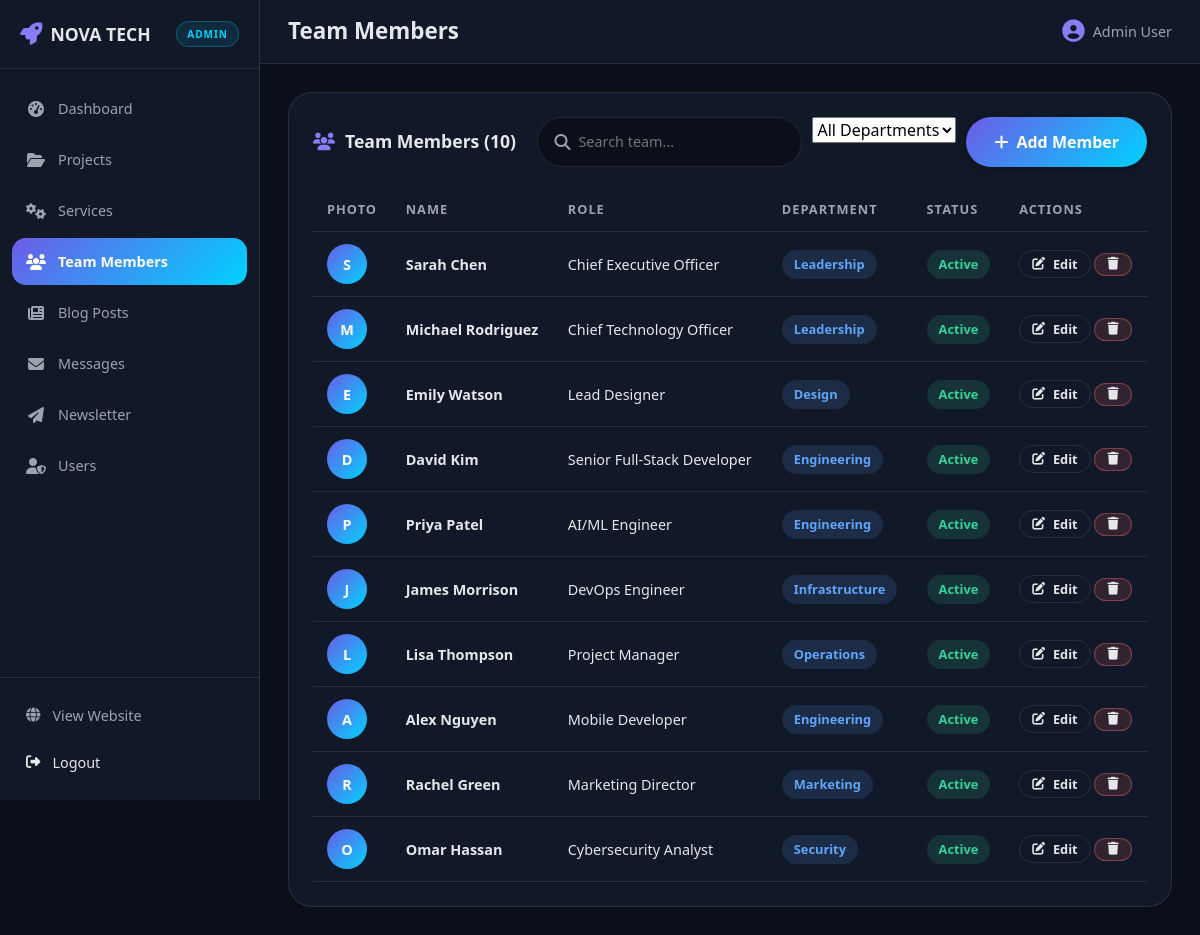
/admin/team.php (signed in), run on the app's committed database.
### tables this page shows
CREATE TABLE IF NOT EXISTS team_members (
    id INT AUTO_INCREMENT PRIMARY KEY,
    full_name VARCHAR(150) NOT NULL,
    role VARCHAR(200) NOT NULL,
    department VARCHAR(100) DEFAULT 'General',
    bio TEXT,
    photo VARCHAR(500) DEFAULT NULL,
    email VARCHAR(255) DEFAULT NULL,
    phone VARCHAR(30) DEFAULT NULL,
    skills JSON,
    social_links JSON,
    is_active TINYINT(1) DEFAULT 1,
    sort_order INT DEFAULT 0,
    created_at TIMESTAMP DEFAULT CURRENT_TIMESTAMP,
    updated_at TIMESTAMP DEFAULT CURRENT_TIMESTAMP ON UPDATE CURRENT_TIMESTAMP,
    INDEX idx_department (department),
    INDEX idx_active (is_active)
);

### includes/functions.php (called while the page is built, shortened)
<?php
function sanitize($input) {
    return htmlspecialchars(trim($input), ENT_QUOTES, 'UTF-8');
}
function fetch_all($pdo, $sql, $params = []) {
    $stmt = $pdo->prepare($sql);
    $stmt->execute($params);
    return $stmt->fetchAll();
}

### admin/team.php (the view, shortened to what this page needs)
<?php
require_once __DIR__ . '/../config/database.php';
require_once __DIR__ . '/../includes/functions.php';
$search = trim($_GET['search'] ?? '');
$where = []; $params = [];
$where_sql = $where ? 'WHERE '.implode(' AND ', $where) : '';
$members = fetch_all($pdo, "SELECT * FROM team_members $where_sql ORDER BY sort_order ASC, id ASC", $params);
include __DIR__ . '/includes/layout_start.php';
?>
<div class="admin-panel">
    <div class="admin-panel__tools">
        <h2 class="admin-panel__title" style="margin:0;"><i class="fas fa-users"></i> Team Members (<?= count($members) ?>)</h2>
        <div style="display:flex;gap:10px;flex-wrap:wrap;">
            <form method="GET" class="admin-search">
                <i class="fas fa-search"></i>
                <input type="text" name="search" placeholder="Search team..." value="<?= sanitize($search) ?>">
            </form>
            <form method="GET">
                <select name="department" class="admin-filter" onchange="this.form.submit()">
                    <option value="">All Departments</option>
                </select>
            </form>
            <button class="btn btn--primary" onclick="openModal('teamModal')"><i class="fas fa-plus"></i> Add Member</button>
        </div>
    </div>
    <div class="admin-table-wrap">
        <table class="admin-table">
            <thead>
                <tr><th>Photo</th><th>Name</th><th>Role</th><th>Department</th><th>Status</th><th>Actions</th></tr>
            </thead>
            <tbody>
            <?php if (empty($members)): ?>
                <tr><td colspan="6" style="text-align:center;padding:30px;color:var(--color-text-muted);">No team members found.</td></tr>
            <?php else: ?>
                <?php foreach ($members as $m): ?>
                <tr>
                    <td>
                        <?php if ($m['photo']): ?>
                            <img src="<?= base_url('uploads/team/' . $m['photo']) ?>" alt="<?= sanitize($m['full_name']) ?>">
                        <?php else: ?>
                            <span class="avatar-circle"><?= strtoupper(substr($m['full_name'], 0, 1)) ?></span>
                        <?php endif; ?>
                    </td>
                    <td><strong><?= sanitize($m['full_name']) ?></strong></td>
                    <td><?= sanitize($m['role']) ?></td>
                    <td><span class="badge badge--active"><?= sanitize($m['department']) ?></span></td>
                    <td><?= $m['is_active'] ? '<span class="badge badge--done">Active</span>' : '<span class="badge badge--pending">Hidden</span>' ?></td>
                    <td>
                        <button class="btn btn--ghost btn--sm" onclick="editMember(<?= $m['id'] ?>)"><i class="fas fa-edit"></i> Edit</button>
                        <form method="POST" onsubmit="return confirm('Delete this member?')" style="display:inline;">
                            <button type="submit" class="btn btn--danger btn--sm"><i class="fas fa-trash"></i></button>
                        </form>
                    </td>
                </tr>
                <?php endforeach; ?>
            <?php endif; ?>
            </tbody>
        </table>
    </div>
</div>
<?php include __DIR__ . '/includes/layout_end.php'; ?>

### css/style.css (style rules this page uses)
:root { --color-primary: #6c5ce7; --color-primary-dark: #5a4bd1; --color-primary-light: #8b7cf6; --color-accent: #00d2ff; --color-accent-2: #ff6b6b; --color-bg: #0b0f1a; --color-bg-2: #111827; --color-bg-3: #1a2234; --color-text: #e5e7eb; --color-text-muted: #9ca3af; --color-border: rgba(255, 255, 255, 0.1); --color-white: #ffffff; --gradient-primary: linear-gradient(135deg, var(--color-primary), var(--color-accent)); --gradient-text: linear-gradient(90deg, var(--color-primary-light), var(--color-accent)); --shadow-sm: 0 2px 8px rgba(0, 0, 0, 0.25); --shadow-md: 0 8px 24px rgba(0, 0, 0, 0.3); --shadow-lg: 0 16px 48px rgba(0, 0, 0, 0.4); --container-max: 1200px; --radius-sm: 8px; --radius-md: 14px; --radius-lg: 24px; --radius-full: 999px; --font-sans: 'Segoe UI', -apple-system, BlinkMacSystemFont, Roboto, Helvetica, Arial, sans-serif; --size-xs: 0.8rem; --size-sm: 0.9rem; --size-base: 1rem; --size-lg: 1.1rem; --size-xl: 1.4rem; --size-2xl: 2rem; --size-3xl: 2.8rem; --transition: all 0.3s ease; }
*, *::before, *::after { margin: 0; padding: 0; box-sizing: border-box; }
html { scroll-behavior: smooth; scroll-padding-top: 90px; }
body { font-family: var(--font-sans); background-color: var(--color-bg); color: var(--color-text); line-height: 1.6; overflow-x: hidden; }
button { font-family: inherit; cursor: pointer; border: none; background: none; color: inherit; }
input, textarea, select { font-family: inherit; font-size: var(--size-base); }
h1, h2, h3, h4, h5, h6 { line-height: 1.2; font-weight: 700; }
.btn { display: inline-flex; align-items: center; justify-content: center; gap: 8px; padding: 14px 28px; font-size: var(--size-base); font-weight: 600; border-radius: var(--radius-full); transition: var(--transition); white-space: nowrap; text-align: center; }
.btn--primary { background: var(--gradient-primary); color: var(--color-white); box-shadow: var(--shadow-sm); }
.btn--ghost { color: var(--color-text); border: 1px solid var(--color-border); }
.btn--sm { padding: 9px 20px; font-size: var(--size-sm); }
.badge { display: inline-block; padding: 4px 12px; font-size: var(--size-xs); font-weight: 600; border-radius: var(--radius-full); }
.badge--done { color: #34d399; background: rgba(52, 211, 153, 0.14); }
.badge--active { color: #60a5fa; background: rgba(96, 165, 250, 0.14); }

### css/animations.css (style rules this page uses)
.btn { position: relative; overflow: hidden; }
.btn::after { content: ""; position: absolute; top: 0; left: -100%; width: 60%; height: 100%; background: linear-gradient(90deg, transparent, rgba(255, 255, 255, 0.25), transparent); transform: skewX(-20deg); transition: left 0.5s ease; }

### admin/css/admin.css (style rules this page uses)
.admin-body { background: var(--color-bg); color: var(--color-text); min-height: 100vh; }
.admin-panel { background: var(--color-bg-2); border: 1px solid var(--color-border); border-radius: var(--radius-lg); padding: 24px; margin-bottom: 24px; }
.admin-panel__title { font-size: var(--size-lg); margin-bottom: 18px; display: flex; align-items: center; gap: 10px; }
.admin-panel__title i { color: var(--color-primary-light); }
.admin-panel__tools { display: flex; align-items: center; justify-content: space-between; flex-wrap: wrap; gap: 12px; margin-bottom: 20px; }
.admin-search { display: flex; align-items: center; gap: 8px; background: var(--color-bg); border: 1px solid var(--color-border); border-radius: var(--radius-full); padding: 8px 16px; min-width: 260px; }
.admin-search i { color: var(--color-text-muted); }
.admin-search input { flex: 1; background: none; border: none; outline: none; color: var(--color-text); font-size: var(--size-sm); }
.admin-table-wrap { overflow-x: auto; }
.admin-table { width: 100%; min-width: 620px; border-collapse: collapse; }
.admin-table th, .admin-table td { padding: 12px 14px; text-align: left; border-bottom: 1px solid var(--color-border); font-size: var(--size-sm); vertical-align: middle; }
.admin-table th { font-size: var(--size-xs); font-weight: 700; letter-spacing: 1px; text-transform: uppercase; color: var(--color-text-muted); white-space: nowrap; }
.admin-table tbody tr { transition: background 0.2s ease; }
.admin-table .btn--sm { padding: 4px 12px; font-size: var(--size-xs); }
.admin-table .avatar-circle { width: 40px; height: 40px; border-radius: 50%; display: inline-flex; align-items: center; justify-content: center; font-weight: 700; color: var(--color-white); background: var(--gradient-primary); }
.btn--danger { background: rgba(255, 107, 107, 0.14); color: var(--color-warm); border: 1px solid rgba(255, 107, 107, 0.4); }

### data on the page
team_members: full_name "S", full_name "Sarah Chen", role "Chief Executive Officer", department "Leadership", is_active "Active"
team_members: full_name "M", full_name "Michael Rodriguez", role "Chief Technology Officer", department "Leadership", is_active "Active"
team_members: full_name "E", full_name "Emily Watson", role "Lead Designer", department "Design", is_active "Active"
team_members: full_name "D", full_name "David Kim", role "Senior Full-Stack Developer", department "Engineering", is_active "Active"
team_members: full_name "P", full_name "Priya Patel", role "AI/ML Engineer", department "Engineering", is_active "Active"
team_members: full_name "J", full_name "James Morrison", role "DevOps Engineer", department "Infrastructure", is_active "Active"
team_members: full_name "L", full_name "Lisa Thompson", role "Project Manager", department "Operations", is_active "Active"
team_members: full_name "A", full_name "Alex Nguyen", role "Mobile Developer", department "Engineering", is_active "Active"
team_members: full_name "R", full_name "Rachel Green", role "Marketing Director", department "Marketing", is_active "Active"
team_members: full_name "O", full_name "Omar Hassan", role "Cybersecurity Analyst", department "Security", is_active "Active"

### other printed values
$admin_page_title "Team Members"
$_SESSION['user_name'] "Admin User"
count($members) "10"
